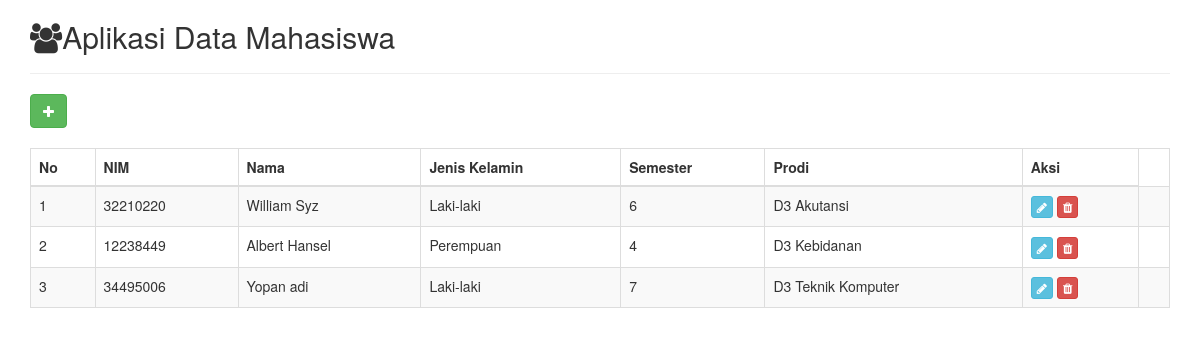
The page / on the database its author committed.
### tables this page shows
CREATE TABLE `data_mahasiswa` (
  `No` int(11) NOT NULL AUTO_INCREMENT,
  `NIM` varchar(20) NOT NULL,
  `Nama` varchar(100) NOT NULL,
  `Jenis_Kelamin` enum('Laki-laki','Perempuan') NOT NULL,
  `Semester` int(11) NOT NULL,
  `Prodi` varchar(100) NOT NULL,
  PRIMARY KEY (`No`),
  UNIQUE KEY `NIM` (`NIM`)
);

### index.php (the view, shortened to what this page needs)
<?php
    include_once('template/head.php');
?>
<body>
    <div class="row">
        <div class="container">
            <h2><i class="fa fa-users"></i>Aplikasi Data Mahasiswa</h2>
            <hr>
            <a href="input.php" class="btn btn-success"><i class="fa fa-plus"></i></a>
            <br><br>
            <table class="table table-striped table-bordered table-hover" id="tb-mahasiswa">
                <thead>
                    <tr>
                        <th>No</th>
                        <th>NIM</th>
                        <th>Nama</th>
                        <th>Jenis Kelamin</th>
                        <th>Semester</th>
                        <th>Prodi</th>
                        <th>Aksi</th>
                    </tr>
                </thead>
                <tbody>
                <?php
                    $no = 1;
                    $koneksiObj = new koneksi();
                    $koneksi = $koneksiObj->getKoneksi();
                    $query = "select * from data_mahasiswa";
                    $data = $koneksi->query($query);
                    if($data->num_rows<=0){
                        echo "<tr>";
                        echo "<td clospan='7' class='text-center'><i>Tidak ada data</i></td>";
                        echo "</tr>";
                    } else{
                        while($row = $data->fetch_assoc()){
                            echo "<tr>";
                            echo "<td >".$no++."</td>";
                            echo "<td class='center'>".$row['NIM']."</td>";
                            echo "<td>".$row['Nama']."</td>";
                            echo "<td>".$row['Jenis_Kelamin']."</td>";
                            echo "<td class ='center'>".$row['Semester']."</td>";
                            echo "<td>".$row['Prodi']."</td>";
                            echo '<td class="center"><a href="formEdit.php?nim='.$row['NIM'].'" class="btn btn-info btn-xs"><i class="fa fa-pencil"></i></a>';
                            echo ' <a href="hapus.php?nim='.$row['NIM'].'" class="btn btn-danger btn-xs"><i class="fa fa-trash"></i></a><td>';
                            echo "</tr>";
                        }
                    }
                ?>
                </tbody>
            </table>
        </div>
    </div>
</body>

### template/head.php (shortened to what this page needs)
<!DOCTYPE html>
<html lang="en">
<head>
    <link rel="stylesheet" href="assets/bootstrap/css/bootstrap.min.css">
    <link rel="stylesheet" href="assets/font-awesome/css/font-awesome.min.css">
</head>

### rows shown on the page
data_mahasiswa: NIM "32210220", Nama "William Syz", Jenis_Kelamin "Laki-laki", Semester "6", Prodi "D3 Akutansi"
data_mahasiswa: NIM "12238449", Nama "Albert Hansel", Jenis_Kelamin "Perempuan", Semester "4", Prodi "D3 Kebidanan"
data_mahasiswa: NIM "34495006", Nama "Yopan adi", Jenis_Kelamin "Laki-laki", Semester "7", Prodi "D3 Teknik Komputer"
